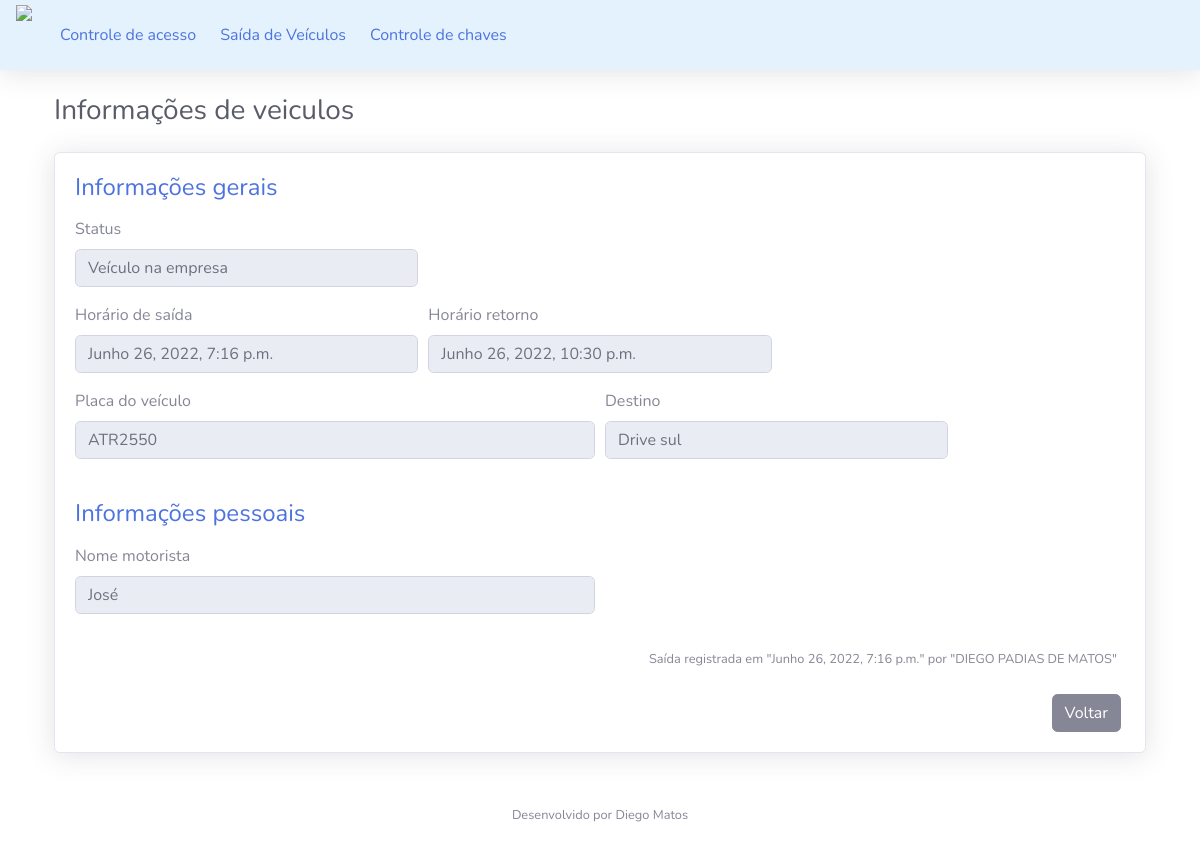
The app's page /veiculo/12/ (signed in) with its own data.
### apps/veiculos/models.py (models this page shows, shortened)
class Veiculo(models.Model):
    STATUS_VEICULO = [
        ("NA_RUA", "Veículo fora da empresa"),
        ("NA_EMPRESA", "Veículo na empresa"),
    ]
    status = models.CharField(
        verbose_name="Status",
        max_length=10,
        choices=STATUS_VEICULO,
        default="NA_RUA",
    )
    nome_motorista = models.CharField(
        verbose_name="Nome motorista",
        max_length=194
    )
    CARROS=[
        ("GOL","Gol"),
        ("SAVEIRO", "Saveiro")
    ]
    veiculo = models.CharField(
        verbose_name="Carro",
        max_length=50,
        choices= CARROS,
        default="SAVEIRO")
    destino = models.CharField(
        verbose_name="Destino da saida",
        max_length=50
    )
    placa_veiculo = models.CharField(
        verbose_name="Placa do veículo",
        max_length=7,
        null=True,
        blank=True,
    )
    horario_saida = models.DateTimeField(
        verbose_name="Horário de saida",
        auto_now=False,
        blank=True,
        null=True,
    )
    horario_retorno = models.DateTimeField(
        verbose_name="Horário de retorno a empresa",
        auto_now=False,
        blank=True,
        null=True,
    )
    responsavel = models.CharField(
        verbose_name="Responsável pela saida do veiculo",
        max_length=194,
        blank=True,
    )
    registrado_por = models.ForeignKey(
        "porteiros.Porteiro",
        verbose_name="Porteiro responsável pelo registro",
        on_delete=models.PROTECT
    )
    def get_horario_saida(self):
        if self.horario_saida:
            return self.horario_saida
        return "Horário de saída não registrado"
    def get_horario_chegada(self):
        if self.horario_retorno:
            return self.horario_retorno
        return "Horário de chegada não registrado"
    def get_placa_veiculo(self):
        if self.placa_veiculo:
            return self.placa_veiculo
        return "Placa não cadastrada"
    class Meta:
        verbose_name = "Veiculo"
        verbose_name_plural = "Veiculos"
        db_table = "veiculo"

### apps/porteiros/models.py (models this page shows)
class Porteiro(models.Model):
    usuario = models.OneToOneField(
        "usuarios.Usuario",
        verbose_name="Usuário",
        on_delete=models.PROTECT
    )
    nome_completo = models.CharField(
        verbose_name="Nome completo",
        max_length=194,
    )
    cpf = models.CharField(
        verbose_name="CPF",
        max_length=11,
    )
    telefone = models.CharField(
        verbose_name="Telefone contato",
        max_length=11,
    )
    data_nascimento = models.DateField(
        verbose_name="Data de Nascimento",
        auto_now=False,
        auto_now_add=False,
    )
    class Meta:
        verbose_name = "Porteiro"
        verbose_name_plural = "Porteiros"
        db_table = "porteiro"
    def __str__(self):
        return self.nome_completo

### apps/veiculos/views.py (the view, shortened to what this page needs)
@login_required
def informacoes_saida(request,id):
    veiculo = get_object_or_404(
        Veiculo,
        id=id
    )
    form = AutorizaVeiculoForm()
    context = {
        "nome_pagina": "Informações de veiculos",
        "veiculo": veiculo,
        "form": form
    }
    return render(request, "informacoes_saida.html", context)

### apps/veiculos/forms.py
class AutorizaVeiculoForm(forms.ModelForm):
    responsavel = forms.CharField(required=True)
    class Meta:
        model = Veiculo
        fields=[
            "responsavel"
        ]
        error_messages = {
            "responsavel":{
                "required": "Por favor informe o responsável pela saida do veículo."
            }
        }

### templates/informacoes_saida.html (shortened to what this page needs)
{% extends "base.html" %}
{% load widget_tweaks %}
{% block conteudo %}
<div class="container">
    <div class="d-sm-flex align-items-center justify-content-between mb-4">
        <h1 class="h3 mb-0 text-gray-800">{{ nome_pagina }}</h1>
    </div>
    <div class="card shadow mb-4">
        <div class="card-body">
            <h4 class="mb-3 text-primary">
                Informações gerais
            </h4>
            <form>
                <div class="form-row">
                    <div class="form-group col-md-4">
                        <label>Status</label>
                        <input type="text" class="form-control" value="{{ veiculo.get_status_display }}" disabled>
                    </div>
                </div>
                <div class="form-row">
                    <div class="form-group col-md-4">
                        <label>Horário de saída</label>
                        <input type="text" class="form-control" value="{{ veiculo.get_horario_saida }}" disabled>
                    </div>
                    <div class="form-group col-md-4">
                        <label>Horário retorno</label>
                        <input type="text" class="form-control" value="{{ veiculo.get_horario_chegada }}" disabled>
                    </div>
                    <div class="form-group col-md-6">
                        <label>Placa do veículo</label>
                        <input type="text" class="form-control" value="{{ veiculo.get_placa_veiculo|upper }}" disabled>
                    </div>
                    <div class="form-group col-md-4">
                        <label>Destino</label>
                        <input type="text" class="form-control" value="{{ veiculo.destino }}" disabled>
                    </div>
                </div>
            </form>
            <h4 class="mb-3 mt-4 text-primary">
                Informações pessoais
            </h4>
            <form>
                <div class="form-row">
                    <div class="form-group col-md-6">
                        <label>Nome motorista</label>
                        <input type="text" class="form-control" value="{{ veiculo.nome_motorista }}" disabled>
                    </div>
                </div>
            </form>
            <p class="mr-2 mt-3 mb-4 text-right">
                <small>
                    Saída registrada em "{{ veiculo.horario_saida }}" por "{{ veiculo.registrado_por }}"
                </small>
            </p>
            <div class="mr-1 text-right">
                <a href="{% url 'saida_veiculos' %}" class="btn btn-secondary text-white" type="button">
                    <span class="text">Voltar</span>
                </a>
            </div>
        </div>
    </div>
</div>
{% endblock %}

### records on screen
Veiculo: status "Veículo na empresa", get_horario_saida "Junho 26, 2022, 7:16 p.m.", get_horario_chegada "Junho 26, 2022, 10:30 p.m.", get_placa_veiculo "ATR2550", destino "Drive sul", nome_motorista "José", horario_saida "Junho 26, 2022, 7:16 p.m.", registrado_por "DIEGO PADIAS DE MATOS"

### other values on screen
{{ nome_pagina }} "Informações de veiculos"
